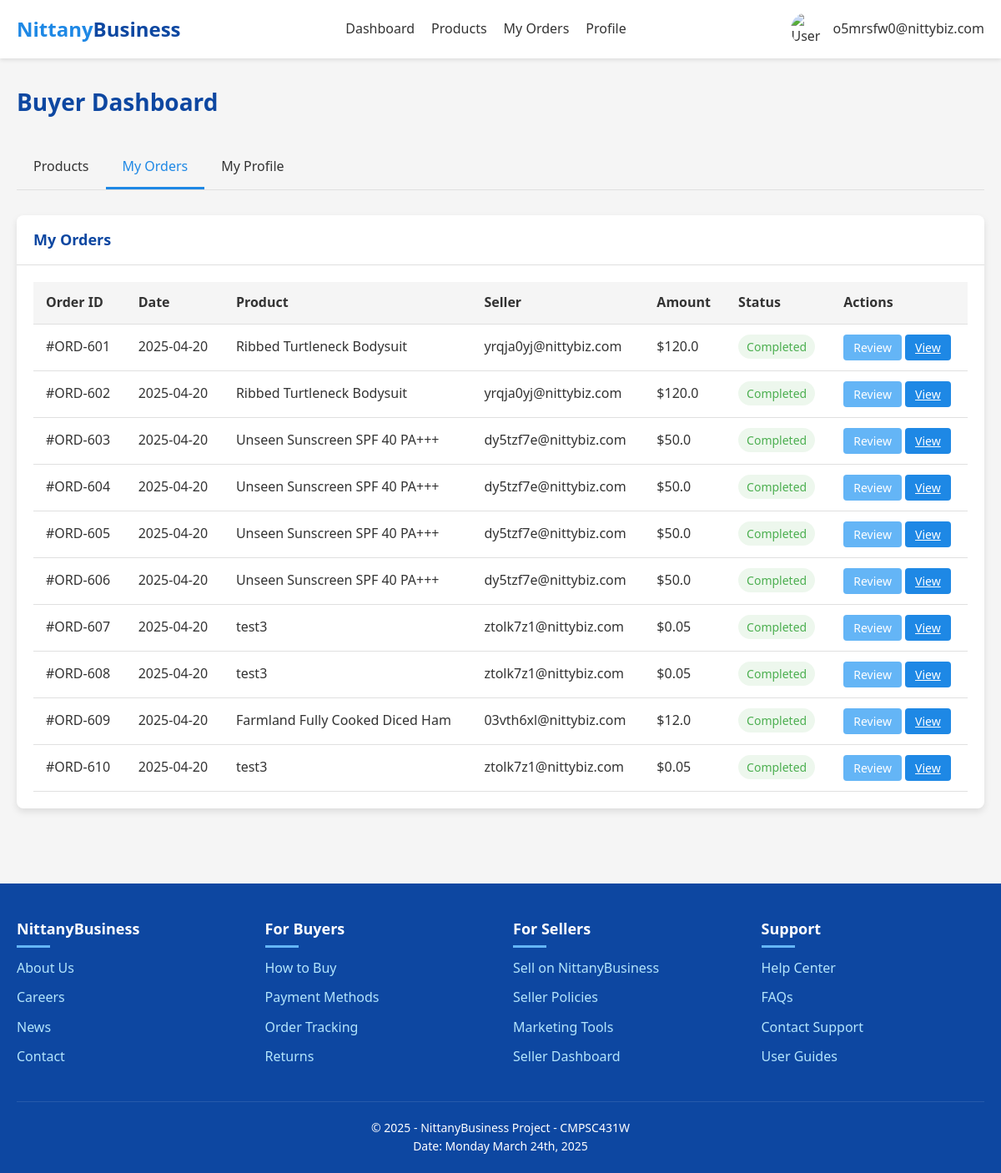
Before: /buyer_dashboard?tab=orders (signed in) with the older database file.
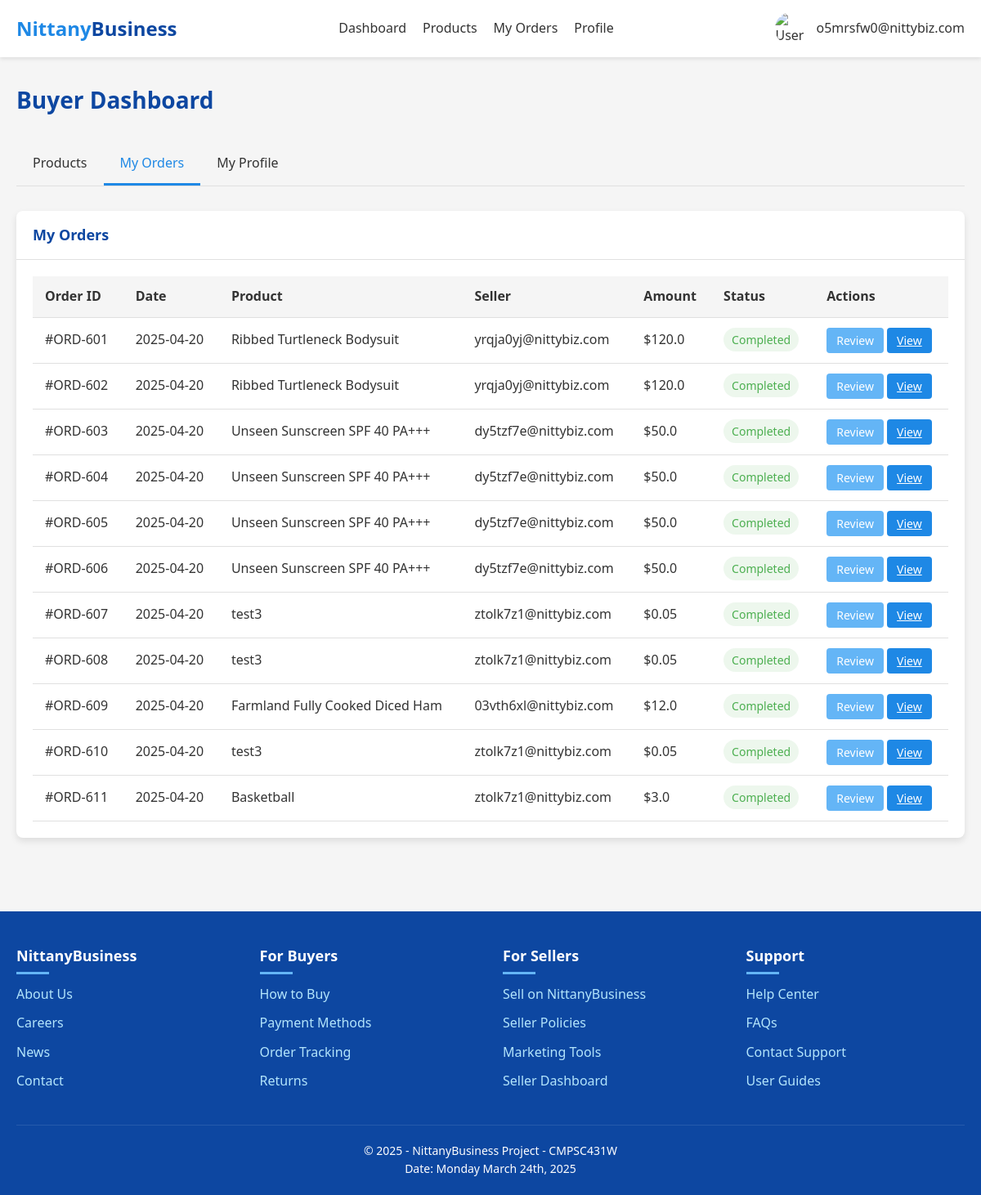
After: the same page with the newer database file.
### tables this page shows
CREATE TABLE Orders (
    order_id INTEGER PRIMARY KEY,
    seller_email TEXT NOT NULL,
    listing_id INTEGER NOT NULL,
    buyer_email TEXT NOT NULL,
    date TEXT NOT NULL,
    quantity INTEGER NOT NULL,
    payment REAL NOT NULL,
    FOREIGN KEY (seller_email, listing_id) REFERENCES Product_Listings(seller_email, listing_id),
    FOREIGN KEY (buyer_email) REFERENCES Buyer(email)
);

CREATE TABLE Product_Listings (
    seller_email TEXT,
    listing_id INTEGER,
    category TEXT NOT NULL,
    product_title TEXT NOT NULL,
    product_name TEXT NOT NULL,
    product_description TEXT,
    quantity INTEGER NOT NULL,
    product_price REAL NOT NULL,
    status TEXT NOT NULL,
    PRIMARY KEY (seller_email, listing_id),
    FOREIGN KEY (seller_email) REFERENCES Sellers(email),
    FOREIGN KEY (category) REFERENCES Categories(category_name)
);

### app.py (the view)
@app.route('/buyer_dashboard')
def buyer_dashboard():
    if 'user_email' not in session:
        return redirect(url_for('login'))
    if session['user_type'] != 'buyer':
        return redirect(url_for('dashboard'))
    conn = get_db_connection()
    buyer = conn.execute(
        'SELECT * FROM Buyer WHERE email = ?',
        (session['user_email'],)
    ).fetchone()
    address = None
    if buyer and buyer['buyer_address_id']:
        address = conn.execute(
            '''SELECT a.*, z.city, z.state
               FROM Address a
               JOIN Zipcode_Info z ON a.zipcode = z.zipcode
               WHERE a.address_id = ?''',
            (buyer['buyer_address_id'],)
        ).fetchone()
    payment_methods = conn.execute(
        'SELECT * FROM Credit_Cards WHERE Owner_email = ?',
        (session['user_email'],)
    ).fetchall()
    orders = conn.execute(
        '''SELECT o.*, pl.Product_Title, pl.Product_Description, pl.Product_Price,
              (SELECT COUNT(*) FROM Reviews r WHERE r.Order_ID = o.Order_ID) > 0 AS has_review
           FROM Orders o
           JOIN Product_Listings pl ON o.Listing_ID = pl.Listing_ID
           WHERE o.Buyer_Email = ?
           ORDER BY o.Date DESC''',
        (session['user_email'],)
    ).fetchall()
    categories = conn.execute(
        'SELECT category_name FROM Categories ORDER BY category_name'
    ).fetchall()
    featured_products = conn.execute(
        '''SELECT pl.*, s.business_name AS seller_name,
              (SELECT AVG(r.Rating) FROM Reviews r
               JOIN Orders o ON r.Order_ID = o.Order_ID
               WHERE o.Listing_ID = pl.Listing_ID) AS avg_rating,
              (SELECT COUNT(*) FROM Reviews r
               JOIN Orders o ON r.Order_ID = o.Order_ID
               WHERE o.Listing_ID = pl.Listing_ID) AS review_count
           FROM Product_Listings pl
           JOIN Sellers s ON pl.Seller_Email = s.email
           WHERE pl.Status = 1
           ORDER BY avg_rating DESC, review_count DESC
           LIMIT 6'''
    ).fetchall()
    recent_products = conn.execute(
        '''SELECT pl.*, s.business_name AS seller_name,
              (SELECT AVG(r.Rating) FROM Reviews r
               JOIN Orders o ON r.Order_ID = o.Order_ID
               WHERE o.Listing_ID = pl.Listing_ID) AS avg_rating,
              (SELECT COUNT(*) FROM Reviews r
               JOIN Orders o ON r.Order_ID = o.Order_ID
               WHERE o.Listing_ID = pl.Listing_ID) AS review_count
           FROM Product_Listings pl
           JOIN Sellers s ON pl.Seller_Email = s.email
           WHERE pl.Status = 1
           ORDER BY pl.Listing_ID DESC
           LIMIT 6'''
    ).fetchall()
    conn.close()
    active_tab = request.args.get('tab', 'products')
    return render_template(
        'buyer_dashboard.html',
        user_email=session['user_email'],
        user_type=session['user_type'],
        buyer=buyer,
        address=address,
        payment_methods=payment_methods,
        orders=orders,
        categories=categories,
        featured_products=featured_products,
        recent_products=recent_products,
        active_tab=active_tab
    )

### app.py (called while the page is built)
def get_db_connection():
    conn = sqlite3.connect(app.config['DATABASE'])
    conn.row_factory = sqlite3.Row
    return conn

### templates/buyer_dashboard.html (shortened to what this page needs)
<!DOCTYPE html>
<html lang="en">
<head>
    <link rel="stylesheet" href="https://cdnjs.cloudflare.com/ajax/libs/font-awesome/6.4.0/css/all.min.css">
</head>
<body>
    <header>
        <div class="container">
            <nav class="navbar">
                <a href="/" class="logo">Nittany<span>Business</span></a>
                <div class="nav-links">
                    <a href="/buyer_dashboard">Dashboard</a>
                    <a href="/buyer_dashboard?tab=products">Products</a>
                    <a href="/buyer_dashboard?tab=orders">My Orders</a>
                    <a href="/buyer_dashboard?tab=profile">Profile</a>
                </div>
                <div class="user-menu">
                    <img src="/static/images/user-default.jpg" alt="User Avatar">
                    <span>{{ user_email }}</span>
                </div>
            </nav>
        </div>
    </header>
    <main>
        <div class="container">
            <div class="dashboard-header">
                <h1>Buyer Dashboard</h1>
            </div>
            <div class="tabs">
                <div class="tab {% if active_tab == 'products' %}active{% endif %}" data-tab="products">Products</div>
                <div class="tab {% if active_tab == 'orders' %}active{% endif %}" data-tab="orders">My Orders</div>
                <div class="tab {% if active_tab == 'profile' %}active{% endif %}" data-tab="profile">My Profile</div>
            </div>
            <div class="tab-content {% if active_tab == 'orders' %}active{% endif %}" id="orders-content">
                <div class="card">
                    <div class="card-header">
                        <h2>My Orders</h2>
                    </div>
                    <div class="card-body">
                        {% if orders %}
                        <table class="order-table">
                            <thead>
                                <tr>
                                    <th>Order ID</th>
                                    <th>Date</th>
                                    <th>Product</th>
                                    <th>Seller</th>
                                    <th>Amount</th>
                                    <th>Status</th>
                                    <th>Actions</th>
                                </tr>
                            </thead>
                            <tbody>
                                {% for order in orders %}
                                <tr>
                                    <td>#ORD-{{ order.Order_ID }}</td>
                                    <td>{{ order.Date }}</td>
                                    <td>{{ order.Product_Title }}</td>
                                    <td>{{ order.Seller_Email }}</td>
                                    <td>${{ (order.Product_Price * order.Quantity)|float }}</td>
                                    <td>
                                        {% if order.Payment > 0 %}
                                        <span class="order-status status-completed">Completed</span>
                                        {% else %}
                                        <span class="order-status status-pending">Pending</span>
                                        {% endif %}
                                    </td>
                                    <td>
                                        {% if order.Payment > 0 %}
                                        <button class="action-btn review-btn" data-order="{{ order.Order_ID }}"
                                            data-product="{{ order.Product_Title }}">Review</button>
                                        {% endif %}
                                        <a href="/order/{{ order.Order_ID }}" class="action-btn view-order-btn">View</a>
                                    </td>
                                </tr>
                                {% endfor %}
                            </tbody>
                        </table>
                        {% endif %}
                    </div>
                </div>
            </div>
        </div>
    </main>
    <footer>
        <div class="container">
            <div class="footer-content">
                <div class="footer-column">
                    <h3>NittanyBusiness</h3>
                    <ul>
                        <li><a href="#">About Us</a></li>
                        <li><a href="#">Careers</a></li>
                        <li><a href="#">News</a></li>
                        <li><a href="#">Contact</a></li>
                    </ul>
                </div>
                <div class="footer-column">
                    <h3>For Buyers</h3>
                    <ul>
                        <li><a href="#">How to Buy</a></li>
                        <li><a href="#">Payment Methods</a></li>
                        <li><a href="#">Order Tracking</a></li>
                        <li><a href="#">Returns</a></li>
                    </ul>
                </div>
                <div class="footer-column">
                    <h3>For Sellers</h3>
                    <ul>
                        <li><a href="#">Sell on NittanyBusiness</a></li>
                        <li><a href="#">Seller Policies</a></li>
                        <li><a href="#">Marketing Tools</a></li>
                        <li><a href="#">Seller Dashboard</a></li>
                    </ul>
                </div>
                <div class="footer-column">
                    <h3>Support</h3>
                    <ul>
                        <li><a href="#">Help Center</a></li>
                        <li><a href="#">FAQs</a></li>
                        <li><a href="#">Contact Support</a></li>
                        <li><a href="#">User Guides</a></li>
                    </ul>
                </div>
            </div>
            <div class="copyright">
                <p>&copy; 2025 - NittanyBusiness Project - CMPSC431W</p>
                <p>Date: Monday March 24th, 2025</p>
            </div>
        </div>
    </footer>
</body>
</html>

### templates/buyer_dashboard.html (style rules this page uses)
:root { --primary-color: #1e88e5; --secondary-color: #0d47a1; --accent-color: #64b5f6; --text-color: #333; --light-bg: #f5f5f5; --card-shadow: 0 4px 8px rgba(0, 0, 0, 0.1); --hover-transition: all 0.3s ease; --success-color: #4caf50; --warning-color: #ff9800; --danger-color: #f44336; --border-color: #e0e0e0; }
* { margin: 0; padding: 0; box-sizing: border-box; font-family: 'Segoe UI', Tahoma, Geneva, Verdana, sans-serif; }
body { background-color: var(--light-bg); color: var(--text-color); line-height: 1.6; min-height: 100vh; display: flex; flex-direction: column; }
.container { max-width: 1200px; margin: 0 auto; padding: 0 20px; }
header { background-color: white; box-shadow: 0 2px 5px rgba(0, 0, 0, 0.1); position: sticky; top: 0; z-index: 100; }
.navbar { display: flex; justify-content: space-between; align-items: center; padding: 15px 0; }
.logo { font-size: 24px; font-weight: bold; color: var(--primary-color); text-decoration: none; }
.logo span { color: var(--secondary-color); }
.nav-links { display: flex; gap: 20px; }
.nav-links a { color: var(--text-color); text-decoration: none; font-weight: 500; transition: var(--hover-transition); }
.user-menu { position: relative; display: flex; align-items: center; cursor: pointer; }
.user-menu img { width: 40px; height: 40px; border-radius: 50%; margin-right: 10px; }
main { flex: 1; padding: 30px 0; }
.dashboard-header { display: flex; justify-content: space-between; align-items: center; margin-bottom: 30px; }
.dashboard-header h1 { font-size: 28px; color: var(--secondary-color); }
.tabs { display: flex; border-bottom: 1px solid var(--border-color); margin-bottom: 30px; }
.tab { padding: 12px 20px; cursor: pointer; border-bottom: 3px solid transparent; font-weight: 500; transition: var(--hover-transition); }
.tab.active { border-bottom-color: var(--primary-color); color: var(--primary-color); }
.tab-content { display: none; }
.tab-content.active { display: block; }
.card { background-color: white; border-radius: 8px; box-shadow: var(--card-shadow); margin-bottom: 20px; overflow: hidden; }
.card-header { padding: 15px 20px; border-bottom: 1px solid var(--border-color); display: flex; justify-content: space-between; align-items: center; }
.card-header h2 { font-size: 18px; color: var(--secondary-color); }
.card-body { padding: 20px; }
.order-table { width: 100%; border-collapse: collapse; }
.order-table th, .order-table td { padding: 12px 15px; text-align: left; border-bottom: 1px solid var(--border-color); }
.order-table th { background-color: var(--light-bg); font-weight: 600; }
.order-status { padding: 5px 10px; border-radius: 20px; font-size: 14px; font-weight: 500; }
.status-completed { background-color: rgba(76, 175, 80, 0.1); color: var(--success-color); }
.action-btn { padding: 6px 12px; border-radius: 4px; font-size: 14px; font-weight: 500; cursor: pointer; transition: var(--hover-transition); border: none; color: white; }
.review-btn { background-color: var(--accent-color); }
.view-order-btn { background-color: var(--primary-color); }
footer { background-color: var(--secondary-color); color: white; padding: 40px 0 20px; margin-top: 40px; }
.footer-content { display: grid; grid-template-columns: repeat(auto-fit, minmax(200px, 1fr)); gap: 30px; margin-bottom: 30px; }
.footer-column h3 { font-size: 18px; margin-bottom: 20px; position: relative; }
.footer-column h3::after { content: ''; position: absolute; left: 0; bottom: -8px; width: 40px; height: 3px; background-color: var(--accent-color); }
.footer-column ul { list-style-type: none; }
.footer-column ul li { margin-bottom: 10px; }
.footer-column ul li a { color: #b3e5fc; text-decoration: none; transition: var(--hover-transition); }
.copyright { text-align: center; padding-top: 20px; border-top: 1px solid rgba(255, 255, 255, 0.1); font-size: 14px; }

Changed rows visible on the page:
added Orders: Order_ID "611", Date "2025-04-20", Product_Title "Basketball", Seller_Email "ztolk7z1@nittybiz.com", payment "Completed"
now on this page (row edited): Product_Listings: (order.Product_Price*order.Quantity)|float "3.0"
